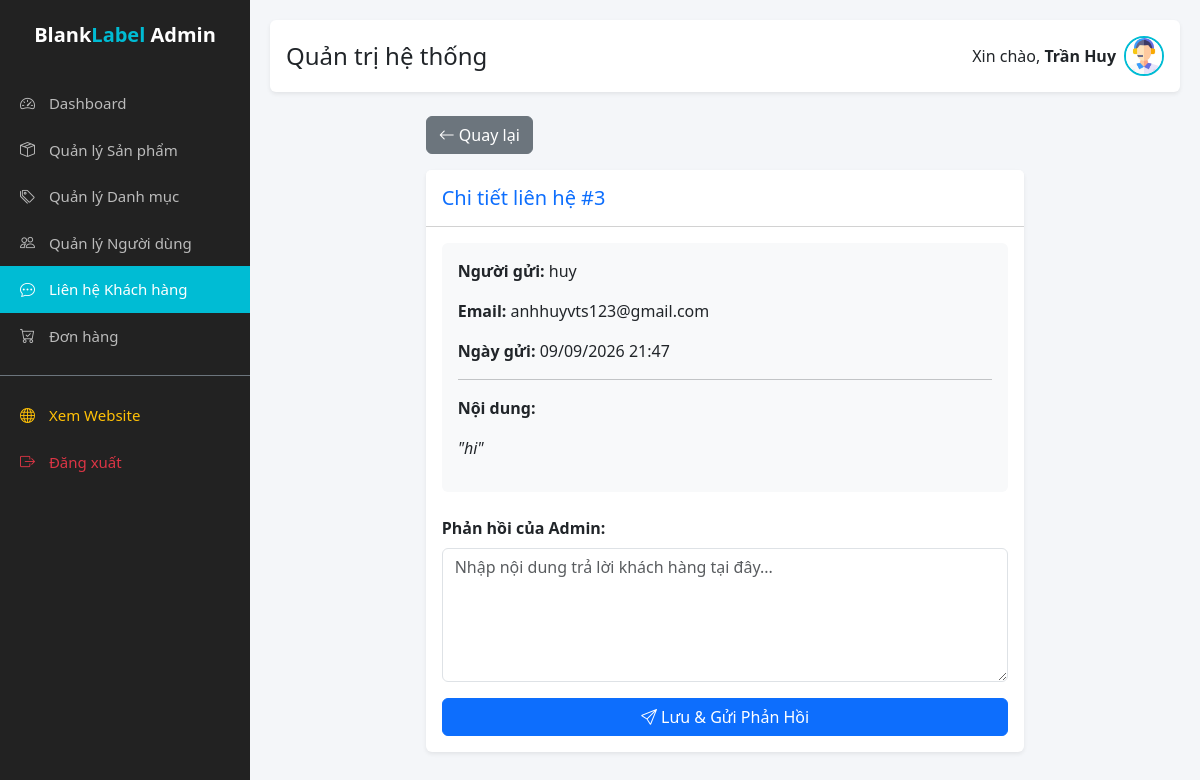
The page /admin/admin_contact_detail.php?id=3 (signed in) on the database its author committed.
### tables this page shows
CREATE TABLE `lien_he` (
  `id` int(11) NOT NULL,
  `ho_ten` varchar(255) NOT NULL,
  `email` varchar(255) NOT NULL,
  `noi_dung` text NOT NULL,
  `trang_thai` varchar(50) DEFAULT 'Chờ xử lý',
  `phan_hoi` text DEFAULT NULL,
  `ngay_gui` datetime DEFAULT current_timestamp()
);

### admin/admin_contact_detail.php (the view, shortened to what this page needs)
<?php include 'includes/header.php'; ?>
<?php
$id = intval($_GET['id']);
$sql = "SELECT * FROM lien_he WHERE id = $id";
$msg = $conn->query($sql)->fetch_assoc();
?>
<div class="row justify-content-center">
    <div class="col-md-8">
        <a href="admin_contacts.php" class="btn btn-secondary mb-3"><i class="bi bi-arrow-left"></i> Quay lại</a>
        <div class="card shadow-sm border-0">
            <div class="card-header bg-white py-3">
                <h5 class="m-0 font-weight-bold text-primary">Chi tiết liên hệ #<?php echo $id; ?></h5>
            </div>
            <div class="card-body">
                <div class="mb-4 p-3 bg-light rounded">
                    <p><strong>Người gửi:</strong> <?php echo htmlspecialchars($msg['ho_ten']); ?></p>
                    <p><strong>Email:</strong> <?php echo htmlspecialchars($msg['email']); ?></p>
                    <p><strong>Ngày gửi:</strong> <?php echo date('d/m/Y H:i', strtotime($msg['ngay_gui'])); ?></p>
                    <hr>
                    <p><strong>Nội dung:</strong></p>
                    <p class="fst-italic">"<?php echo nl2br(htmlspecialchars($msg['noi_dung'])); ?>"</p>
                </div>
                <form method="POST">
                    <div class="mb-3">
                        <label class="form-label fw-bold">Phản hồi của Admin:</label>
                        <textarea name="phan_hoi" class="form-control" rows="5" placeholder="Nhập nội dung trả lời khách hàng tại đây..."><?php echo htmlspecialchars($msg['phan_hoi']); ?></textarea>
                    </div>
                    <div class="d-grid">
                        <button type="submit" name="btn_reply" class="btn btn-primary">
                            <i class="bi bi-send"></i> Lưu & Gửi Phản Hồi
                        </button>
                    </div>
                </form>
            </div>
        </div>
    </div>
</div>
<?php include 'includes/footer.php'; ?>

### admin/includes/header.php (style rules this page uses)
:root { --primary-color: #00bcd4; --dark-bg: #222; }
body { background-color: #f4f6f9; }

### rows shown on the page
lien_he: ho_ten "huy", email "anhhuyvts123@gmail.com", ngay_gui "09/09/2026 21:47", noi_dung "hi"

### other values the page prints
$_SESSION['admin_name'] "Trần Huy"
$id "3"
